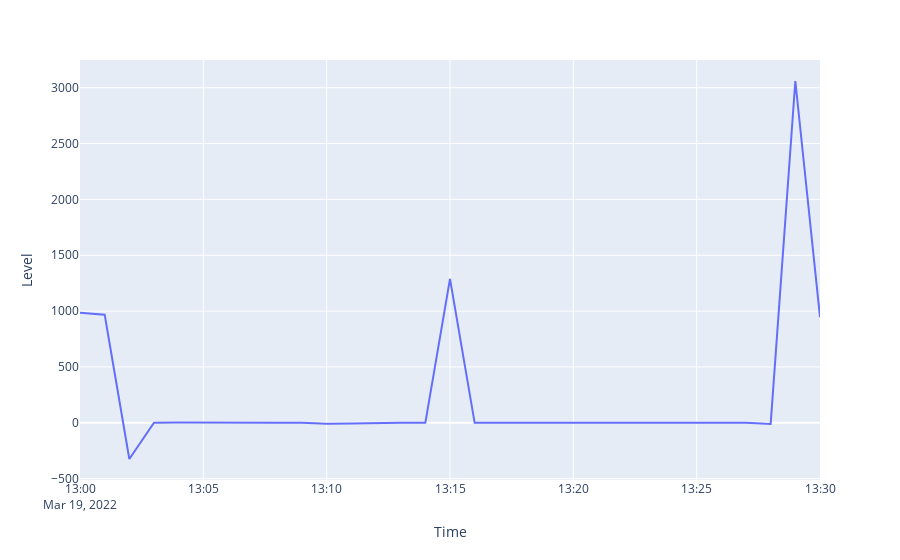

This figure's notebook cell:
### Markdown cell above
This doesn't look as I expect, must be doing something wrong

### Code cell
px.line(total_fpn_linearized, x="Time", y="Level")

### Figure 1 — Plotly figure (JSON) as saved in the notebook; plotly's stock layout.template omitted (floating-point values rounded to 4 significant figures)
{"data": [{"hovertemplate": "Time=%{x}<br>Level=%{y}<extra></extra>", "legendgroup": "", "line": {"color": "#636efa", "dash": "solid"}, "marker": {"symbol": "circle"}, "mode": "lines", "name": "", "orientation": "v", "showlegend": false, "type": "scatter", "x": ["2022-03-19T13:00:00", "2022-03-19T13:01:00", "2022-03-19T13:02:00", "2022-03-19T13:03:00", "2022-03-19T13:04:00", "2022-03-19T13:05:00", "2022-03-19T13:06:00", "2022-03-19T13:07:00", "2022-03-19T13:08:00", "2022-03-19T13:09:00", "2022-03-19T13:10:00", "2022-03-19T13:11:00", "2022-03-19T13:12:00", "2022-03-19T13:13:00", "2022-03-19T13:14:00", "2022-03-19T13:15:00", "2022-03-19T13:16:00", "2022-03-19T13:17:00", "2022-03-19T13:18:00", "2022-03-19T13:19:00", "2022-03-19T13:20:00", "2022-03-19T13:21:00", "2022-03-19T13:22:00", "2022-03-19T13:23:00", "2022-03-19T13:24:00", "2022-03-19T13:25:00", "2022-03-19T13:26:00", "2022-03-19T13:27:00", "2022-03-19T13:28:00", "2022-03-19T13:29:00", "2022-03-19T13:30:00"], "xaxis": "x", "y": [986, 968, -324, 0, 2, 0, 0, 0, 0, 0, -8, -6, 0, 0, 0, 1289, 0, 0, 0, 0, -6, -4, 0, 0, 0, 0, 0, 0, -10, 3060, 946], "yaxis": "y"}], "layout": {"legend": {"tracegroupgap": 0}, "margin": {"t": 60}, "xaxis": {"anchor": "y", "domain": [0, 1], "title": {"text": "Time"}}, "yaxis": {"anchor": "x", "domain": [0, 1], "title": {"text": "Level"}}}}
